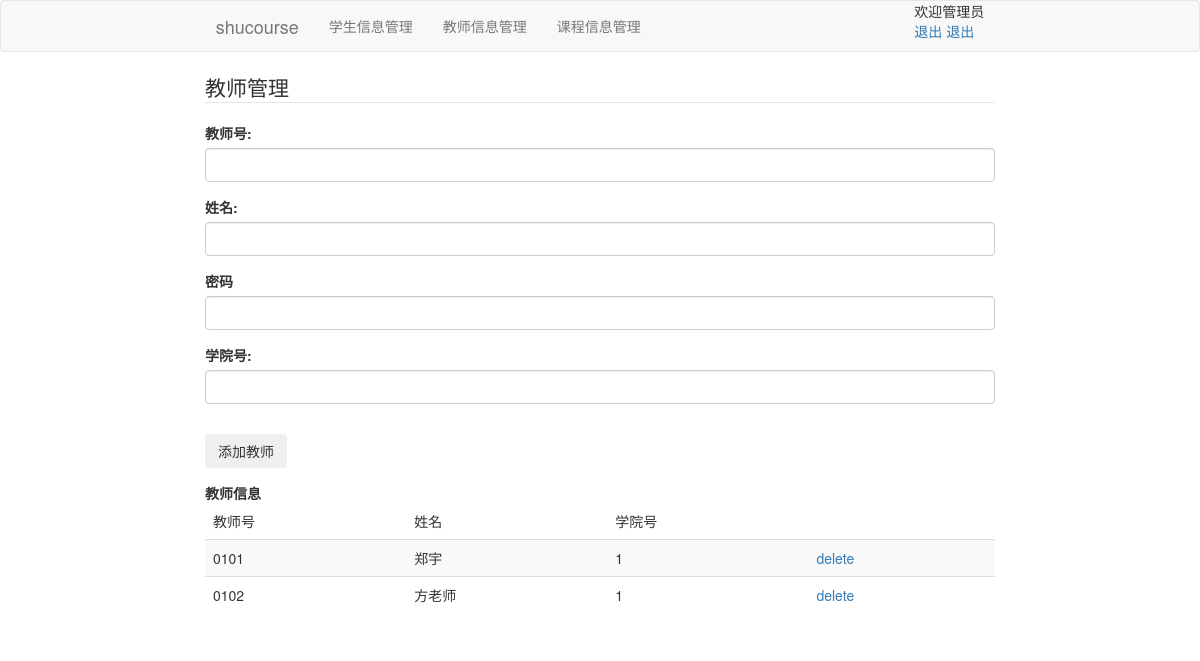
The page /admin/teacher (signed in) on the database its author committed.
### shucourse/models.py (models this page shows, shortened)
class Teacher(db.Model,UserMixin):
    id=db.Column(db.String(4),primary_key=True,unique=True)
    teacher_name=db.Column(db.String(20),nullable=False)
    teacher_password=db.Column(db.String(20),nullable=False)
    teacher_dept=db.Column(db.Integer,nullable=False)

### shucourse/routes.py (the view)
@app.route('/admin/teacher',methods=['GET','POST'])
def add_teacher():
    teachers=Teacher.query.all()
    form=TeacherForm()
    if form.validate():
        teacher = Teacher(id=form.teacher_id.data,teacher_name=form.teacher_name.data,teacher_password=form.teacher_password.data,teacher_dept=form.teacher_dept.data)
        db.session.add(teacher)
        db.session.commit()
        teachers=Teacher.query.all()
        return redirect(url_for('admin_home'))
    return render_template('add_teacher.html',teachers=teachers,form=form)

### shucourse/forms.py
class TeacherForm(FlaskForm):
    teacher_id=StringField(u'教师号:',validators=[DataRequired(),Length(min=4,max=4)])
    teacher_password=PasswordField(u'密码',validators=[DataRequired()])
    teacher_name=StringField(u'姓名:',validators=[DataRequired(),Length(min=2,max=20)])
    teacher_dept=StringField(u'学院号:',validators=[DataRequired(),Length(min=1,max=2)])
    submit=SubmitField(u'添加教师')

### shucourse/models.py (called while the page is built)
@login_manager.user_loader
def load_user(user_id):
    stu=Student.query.get((user_id))
    te=Teacher.query.get((user_id))
    if stu:
        return stu
    else:
        return te

### shucourse/templates/add_teacher.html (shortened to what this page needs)
{% extends "layout3.html" %}
{% block content %}
<legend>教师管理</legend>
    <div class="content-section">
        <form method="POST" action="">
            <fieldset class="form-group">
                <div class="form-group">
                    {{form.teacher_id.label(class="form-control-label") }}
                    {{form.teacher_id(class="form-control form-control-lg") }}
                </div>
                <div class="form-group">
                    {{form.teacher_name.label(class="form-control-label") }}
                    {{form.teacher_name(class="form-control form-control-lg") }}
                </div>
                <div class="form-group">
                    {{form.teacher_password.label(class="form-control-label") }}
                    {{form.teacher_password(class="form-control form-control-lg") }}
                </div>
                <div class="form-group">
                    {{form.teacher_dept.label(class="form-control-label") }}
                    {{form.teacher_dept(class="form-control form-control-lg") }}
                </div>
            </fieldset>
            <div class="form-group">
                {{ form.submit(class="btn btn-outline-info btn-green") }}
            </div>
        </form>
    </div>
    {% if teachers %}
      <table class="table table-striped">
        <strong>教师信息</strong>
        <thead>
            <td>教师号</td>
            <td>姓名</td>
            <td>学院号</td>
        </thead>
        {% for teacher in teachers %}
        <tr>
            <td>{{teacher.id}}</td>
            <td>{{teacher.teacher_name}}</td>
            <td>{{teacher.teacher_dept}}</td>
            <td><a>delete</a></td>
        </tr>
        {% endfor %}
      </table>
      {% else %}
      <p>暂时没有教师哦</p>
      {% endif %}
{% endblock %}

### rows shown on the page
Teacher: id "0101", teacher_name "郑宇", teacher_dept "1"
Teacher: id "0102", teacher_name "方老师", teacher_dept "1"
